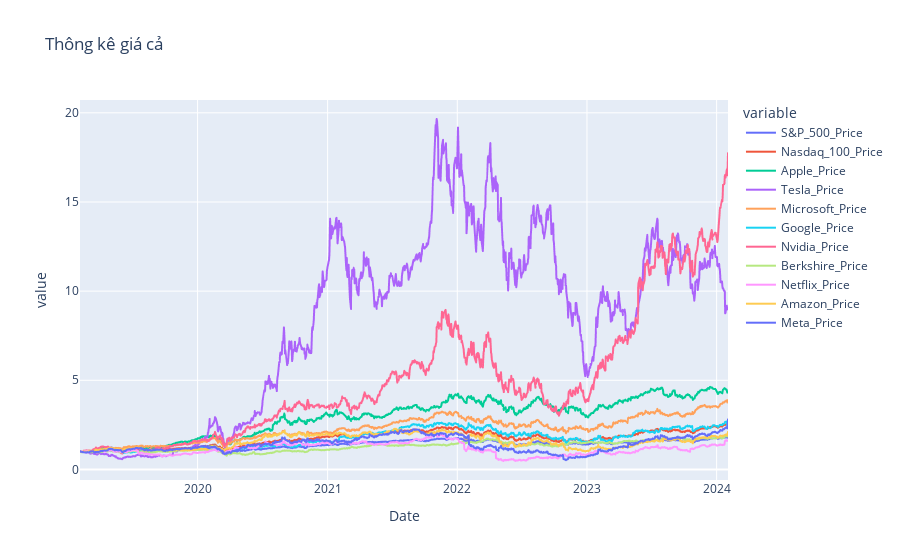

The code cell stored with this chart in its notebook:
### Code cell
fig = px.line(data_frame=df_price_new,title='Bảng thông kê giá cả tổng quan')
fig.show()

### Figure 1 — Plotly figure (JSON) as saved in the notebook; plotly's stock layout.template omitted (floating-point values rounded to 4 significant figures; data arrays with more than 128 entries replaced by an {"elided": "..."} marker saying what was removed)
{"data": [{"hovertemplate": "variable=S&P_500_Price<br>Date=%{x}<br>value=%{y}<extra></extra>", "legendgroup": "S&P_500_Price", "line": {"color": "#636efa", "dash": "solid"}, "marker": {"symbol": "circle"}, "mode": "lines", "name": "S&P_500_Price", "showlegend": true, "type": "scattergl", "x": {"elided": "1243 str values"}, "xaxis": "x", "y": {"elided": "1243 float values"}, "yaxis": "y"}, {"hovertemplate": "variable=Nasdaq_100_Price<br>Date=%{x}<br>value=%{y}<extra></extra>", "legendgroup": "Nasdaq_100_Price", "line": {"color": "#EF553B", "dash": "solid"}, "marker": {"symbol": "circle"}, "mode": "lines", "name": "Nasdaq_100_Price", "showlegend": true, "type": "scattergl", "x": {"elided": "1243 str values"}, "xaxis": "x", "y": {"elided": "1243 float values"}, "yaxis": "y"}, {"hovertemplate": "variable=Apple_Price<br>Date=%{x}<br>value=%{y}<extra></extra>", "legendgroup": "Apple_Price", "line": {"color": "#00cc96", "dash": "solid"}, "marker": {"symbol": "circle"}, "mode": "lines", "name": "Apple_Price", "showlegend": true, "type": "scattergl", "x": {"elided": "1243 str values"}, "xaxis": "x", "y": {"elided": "1243 float values"}, "yaxis": "y"}, {"hovertemplate": "variable=Tesla_Price<br>Date=%{x}<br>value=%{y}<extra></extra>", "legendgroup": "Tesla_Price", "line": {"color": "#ab63fa", "dash": "solid"}, "marker": {"symbol": "circle"}, "mode": "lines", "name": "Tesla_Price", "showlegend": true, "type": "scattergl", "x": {"elided": "1243 str values"}, "xaxis": "x", "y": {"elided": "1243 float values"}, "yaxis": "y"}, {"hovertemplate": "variable=Microsoft_Price<br>Date=%{x}<br>value=%{y}<extra></extra>", "legendgroup": "Microsoft_Price", "line": {"color": "#FFA15A", "dash": "solid"}, "marker": {"symbol": "circle"}, "mode": "lines", "name": "Microsoft_Price", "showlegend": true, "type": "scattergl", "x": {"elided": "1243 str values"}, "xaxis": "x", "y": {"elided": "1243 float values"}, "yaxis": "y"}, {"hovertemplate": "variable=Google_Price<br>Date=%{x}<br>value=%{y}<extra></extra>", "legendgroup": "Google_Price", "line": {"color": "#19d3f3", "dash": "solid"}, "marker": {"symbol": "circle"}, "mode": "lines", "name": "Google_Price", "showlegend": true, "type": "scattergl", "x": {"elided": "1243 str values"}, "xaxis": "x", "y": {"elided": "1243 float values"}, "yaxis": "y"}, {"hovertemplate": "variable=Nvidia_Price<br>Date=%{x}<br>value=%{y}<extra></extra>", "legendgroup": "Nvidia_Price", "line": {"color": "#FF6692", "dash": "solid"}, "marker": {"symbol": "circle"}, "mode": "lines", "name": "Nvidia_Price", "showlegend": true, "type": "scattergl", "x": {"elided": "1243 str values"}, "xaxis": "x", "y": {"elided": "1243 float values"}, "yaxis": "y"}, {"hovertemplate": "variable=Berkshire_Price<br>Date=%{x}<br>value=%{y}<extra></extra>", "legendgroup": "Berkshire_Price", "line": {"color": "#B6E880", "dash": "solid"}, "marker": {"symbol": "circle"}, "mode": "lines", "name": "Berkshire_Price", "showlegend": true, "type": "scattergl", "x": {"elided": "1243 str values"}, "xaxis": "x", "y": {"elided": "1243 float values"}, "yaxis": "y"}, {"hovertemplate": "variable=Netflix_Price<br>Date=%{x}<br>value=%{y}<extra></extra>", "legendgroup": "Netflix_Price", "line": {"color": "#FF97FF", "dash": "solid"}, "marker": {"symbol": "circle"}, "mode": "lines", "name": "Netflix_Price", "showlegend": true, "type": "scattergl", "x": {"elided": "1243 str values"}, "xaxis": "x", "y": {"elided": "1243 float values"}, "yaxis": "y"}, {"hovertemplate": "variable=Amazon_Price<br>Date=%{x}<br>value=%{y}<extra></extra>", "legendgroup": "Amazon_Price", "line": {"color": "#FECB52", "dash": "solid"}, "marker": {"symbol": "circle"}, "mode": "lines", "name": "Amazon_Price", "showlegend": true, "type": "scattergl", "x": {"elided": "1243 str values"}, "xaxis": "x", "y": {"elided": "1243 float values"}, "yaxis": "y"}, {"hovertemplate": "variable=Meta_Price<br>Date=%{x}<br>value=%{y}<extra></extra>", "legendgroup": "Meta_Price", "line": {"color": "#636efa", "dash": "solid"}, "marker": {"symbol": "circle"}, "mode": "lines", "name": "Meta_Price", "showlegend": true, "type": "scattergl", "x": {"elided": "1243 str values"}, "xaxis": "x", "y": {"elided": "1243 float values"}, "yaxis": "y"}], "layout": {"legend": {"title": {"text": "variable"}, "tracegroupgap": 0}, "title": {"text": "Thông kê giá cả"}, "xaxis": {"anchor": "y", "domain": [0, 1], "title": {"text": "Date"}}, "yaxis": {"anchor": "x", "domain": [0, 1], "title": {"text": "value"}}}}
